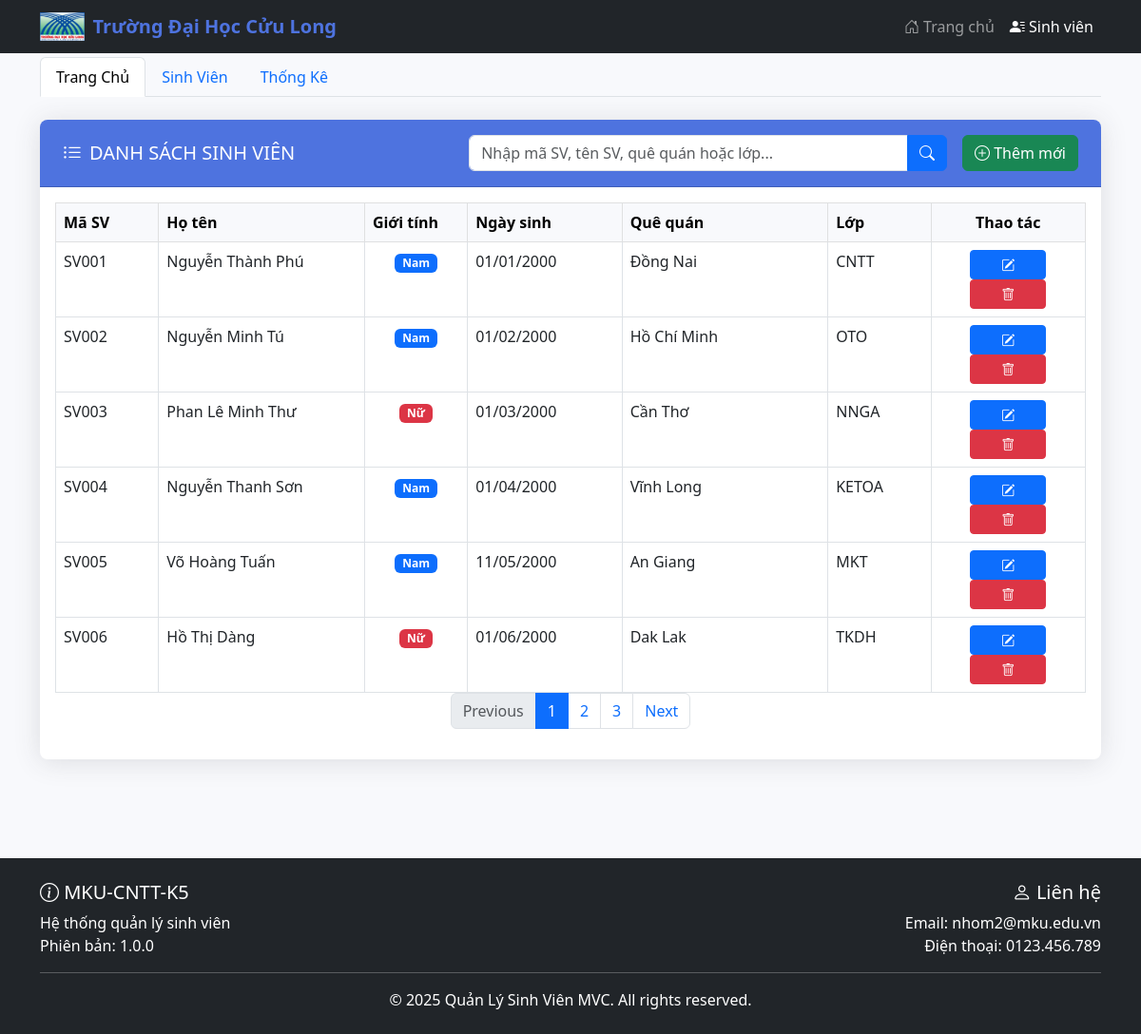
Screenshot of /sinhvien_mvc/index.php?controller=sinhvien&action=hienthiDanhSachSV with the database file from the repository.
### tables this page shows
CREATE TABLE `sinhvien` (
  `MaSV` varchar(15) NOT NULL,
  `TenSV` varchar(20) NOT NULL,
  `GioiTinh` bit(1) NOT NULL,
  `NgaySinh` date NOT NULL,
  `QueQuan` varchar(50) DEFAULT NULL,
  `MaLop` varchar(5) NOT NULL
);

### sinhvien_mvc/controllers/sinhvien_controller.php (called while the page is built, shortened)
<?php
include_once('base_controller.php');
include_once('models/sinhvien.php');
class SinhVienController extends BaseController
{
    function __construct()
    {
        $this->folder = 'sinhvien';
    }
    public function hienthiDanhSachSV()
    {
        $sinhviens = SinhVien::getAllSinhVien();
        $data = array('sinhviens' => $sinhviens);
        $this->render('danhsachsv', $data);
    }
}
?>

### sinhvien_mvc/router.php (called while the page is built, shortened)
<?php
$controller = new $tenClass;
$controller->$action();
?>

### sinhvien_mvc/index.php (called while the page is built, shortened)
<?php
	require_once('router.php');
?>

### sinhvien_mvc/models/sinhvien.php (called while the page is built, shortened)
<?php
class SinhVien
{
    function __construct($ma, $ten, $gioitinh, $ngaysinh, $quequan, $malop)
    {
        $this->MaSV = $ma;
        $this->TenSV = $ten;
        $this->GioiTinh = $gioitinh;
        $this->NgaySinh = $ngaysinh;
        $this->QueQuan = $quequan;
        $this->MaLop = $malop;
    }
    public static function getAllSinhVien()
    {
        $list = [];
        $db = DB::getInstance();
        $result = $db->prepare('SELECT * FROM sinhvien');
        $result->setFetchMode(PDO::FETCH_ASSOC);
        $result->execute();
        foreach ($result->fetchAll() as $item) {
            $list[] = new SinhVien($item['MaSV'], $item['TenSV'], $item['GioiTinh'], $item['NgaySinh'], $item['QueQuan'], $item['MaLop']);
        }
        return $list;
    }
}
?>

### sinhvien_mvc/views/sinhvien/danhsachsv.php (the view, shortened to what this page needs)
<div class="container py-4">
    <div class="card">
        <div class="card-header d-flex justify-content-between align-items-center">
            <h5 class="mb-0"><i class="bi bi-list-ul me-2"></i>DANH SÁCH SINH VIÊN</h5>
            <div class="d-flex align-items-center" style="width: 60%;">
                <form action="index.php?controller=sinhvien&action=timKiemSV" method="get" class="w-100 me-3">
                    <div class="input-group">
                        <input type="text" name="keyword" class="form-control"
                               placeholder="Nhập mã SV, tên SV, quê quán hoặc lớp..."
                               value="<?= htmlspecialchars($keyword ?? '') ?>">
                        <button type="submit" class="btn btn-primary">
                            <i class="bi bi-search"></i>
                        </button>
                    </div>
                </form>
                <a href="index.php?controller=sinhvien&action=hienthiThemSV" class="btn btn-success flex-shrink-0">
                    <i class="bi bi-plus-circle"></i> Thêm mới
                </a>
            </div>
        </div>
        <div class="card-body">
            <div class="table-responsive">
                <table class="table table-hover table-bordered">
                    <thead class="table-light">
                        <tr>
                            <th width="10%">Mã SV</th>
                            <th width="20%">Họ tên</th>
                            <th width="10%">Giới tính</th>
                            <th width="15%">Ngày sinh</th>
                            <th width="20%">Quê quán</th>
                            <th width="10%">Lớp</th>
                            <th width="15%" class="text-center">Thao tác</th>
                        </tr>
                    </thead>
                    <tbody>
                        <?php foreach ($sinhviens as $sv): ?>
                        <tr>
                            <td><?= htmlspecialchars($sv->MaSV) ?></td>
                            <td><?= htmlspecialchars($sv->TenSV) ?></td>
                            <td class="text-center">
                                <span class="badge bg-<?= $sv->GioiTinh == 1 ? 'primary' : 'danger' ?>">
                                    <?= $sv->GioiTinh == 1 ? 'Nam' : 'Nữ' ?>
                                </span>
                            </td>
                            <td><?= date('d/m/Y', strtotime($sv->NgaySinh)) ?></td>
                            <td><?= htmlspecialchars($sv->QueQuan) ?></td>
                            <td><?= htmlspecialchars($sv->MaLop) ?></td>
                            <td class="text-center">
                                <a href="index.php?controller=sinhvien&action=hienthiCapNhatSV&masv=<?= $sv->MaSV ?>"
                                   class="btn btn-sm btn-primary action-btn" title="Sửa">
                                   <i class="bi bi-pencil-square"></i>
                                </a>
                                <a href="index.php?controller=sinhvien&action=xulyXoaSV&masv=<?= $sv->MaSV ?>"
                                   class="btn btn-sm btn-danger action-btn"
                                   title="Xóa"
                                   onclick="return confirm('Bạn chắc chắn muốn xóa sinh viên <?= htmlspecialchars($sv->TenSV) ?>?')">
                                   <i class="bi bi-trash"></i>
                                </a>
                            </td>
                        </tr>
                        <?php endforeach; ?>
                    </tbody>
                </table>
            </div>
            <nav aria-label="Page navigation">
                <ul class="pagination justify-content-center">
                    <li class="page-item disabled">
                        <a class="page-link" href="#" tabindex="-1">Previous</a>
                    </li>
                    <li class="page-item active"><a class="page-link" href="#">1</a></li>
                    <li class="page-item"><a class="page-link" href="#">2</a></li>
                    <li class="page-item"><a class="page-link" href="#">3</a></li>
                    <li class="page-item">
                        <a class="page-link" href="#">Next</a>
                    </li>
                </ul>
            </nav>
        </div>
    </div>
</div>

### sinhvien_mvc/controllers/base_controller.php (shortened to what this page needs)
<?php
	class BaseController
	{
		protected $folder;
		public function render($file, $data = array())
		{
			$view_file = 'views/' . $this->folder . '/' . $file . '.php';
			if (is_file($view_file))
			{
				extract($data);
				require_once($view_file);
				$content = ob_get_clean();
				require_once('views/layouts/application.php');
			}
			else
			{
				header('Location: index.php?controller=home&action=error');
			}
		}
	}
?>

### sinhvien_mvc/views/layouts/header.php (shortened to what this page needs)
<!DOCTYPE html>
<html lang="vi">
<head>
    <link href="https://cdn.jsdelivr.net/npm/bootstrap@5.3.0/dist/css/bootstrap.min.css" rel="stylesheet">
    <link rel="stylesheet" href="https://cdn.jsdelivr.net/npm/bootstrap-icons@1.10.0/font/bootstrap-icons.css">
</head>
<body>
    <nav class="navbar navbar-expand-lg navbar-dark bg-dark">
        <div class="container">
            <a class="navbar-brand d-flex align-items-center" href="index.php">
                <img src="resources/images/logo-mku.png" alt="Logo MKU" class="me-2" style="height: 30px;">
                <span class="d-none d-lg-block">Trường Đại Học Cửu Long</span>
            </a>
            <div class="collapse navbar-collapse" id="navbarNav">
                <ul class="navbar-nav ms-auto">
                    <li class="nav-item">
                        <a class="nav-link" href="index.php"><i class="bi bi-house-door"></i> Trang chủ</a>
                    </li>
                    <li class="nav-item">
                        <a class="nav-link active" href="index.php?controller=sinhvien&action=hienthiDanhSachSV">
                            <i class="bi bi-person-lines-fill"></i> Sinh viên
                        </a>
                    </li>
                </ul>
            </div>
        </div>
    </nav>

### sinhvien_mvc/views/layouts/nav.php
<div class="container mt-1">
<ul class="nav nav-tabs">
  <li class="nav-item">
    <a class="nav-link active" aria-current="page" href="http://localhost/sinhvien_mvc/index.php">Trang Chủ</a>
  </li>
  <li class="nav-item">
    <a class="nav-link" href="index.php?controller=sinhvien&action=hienthiDanhSachSV">Sinh Viên</a>
  </li>
  <li class="nav-item">
    <a class="nav-link" href="index.php?controller=thongke&action=tongQuan">Thống Kê</a>
  </li>
</ul>
</div>

### sinhvien_mvc/views/layouts/application.php
<?php
	include_once('header.php');
	include_once('nav.php');
?>
<?= @$content?>
<?php include_once('footer.php');?>

### sinhvien_mvc/views/layouts/footer.php (shortened to what this page needs)
<footer class="bg-dark text-white py-4 mt-5">
    <div class="container">
        <div class="row">
            <div class="col-md-6">
                <h5><i class="bi bi-info-circle"></i> MKU-CNTT-K5</h5>
                <p class="mb-0">Hệ thống quản lý sinh viên</p>
                <p class="mb-0">Phiên bản: 1.0.0</p>
            </div>
            <div class="col-md-6 text-md-end">
                <h5><i class="bi bi-person"></i> Liên hệ</h5>
                <p class="mb-0">Email: nhom2@mku.edu.vn</p>
                <p class="mb-0">Điện thoại: 0123.456.789</p>
            </div>
        </div>
        <hr class="my-3">
        <div class="text-center">
            <p class="mb-0">&copy; <?= date('Y') ?> Quản Lý Sinh Viên MVC. All rights reserved.</p>
        </div>
    </div>
</footer>
</body>
</html>

### sinhvien_mvc/views/layouts/header.php (style rules this page uses)
:root { --primary-color: #4e73df; --secondary-color: #f8f9fc; --banner-gradient: linear-gradient(135deg, #0066cc 0%, #004080 100%); }
body { background-color: #f8f9fc; font-family: 'Segoe UI', Tahoma, Geneva, Verdana, sans-serif; }
.navbar-brand { font-weight: 600; color: var(--primary-color); }
.card { border-radius: 0.5rem; box-shadow: 0 0.15rem 1.75rem 0 rgba(58, 59, 69, 0.15); border: none; margin-bottom: 2rem; transition: transform 0.3s, box-shadow 0.3s; }
.card-header { background-color: var(--primary-color); color: white; font-weight: 600; border-radius: 0.5rem 0.5rem 0 0 !important; padding: 1rem 1.5rem; }
.table-responsive { overflow-x: auto; }
.table { margin-bottom: 0; }
.table th { background-color: var(--secondary-color); font-weight: 600; }
.action-btn { min-width: 80px; margin: 0 3px; }
.pagination { justify-content: center; }

### rows the page displays
sinhvien: MaSV "SV001", TenSV "Nguyễn Thành Phú", GioiTinh "Nam", NgaySinh "01/01/2000", QueQuan "Đồng Nai", MaLop "CNTT"
sinhvien: MaSV "SV002", TenSV "Nguyễn Minh Tú", GioiTinh "Nam", NgaySinh "01/02/2000", QueQuan "Hồ Chí Minh", MaLop "OTO"
sinhvien: MaSV "SV003", TenSV "Phan Lê Minh Thư", GioiTinh "Nữ", NgaySinh "01/03/2000", QueQuan "Cần Thơ", MaLop "NNGA"
sinhvien: MaSV "SV004", TenSV "Nguyễn Thanh Sơn", GioiTinh "Nam", NgaySinh "01/04/2000", QueQuan "Vĩnh Long", MaLop "KETOA"
sinhvien: MaSV "SV005", TenSV "Võ Hoàng Tuấn", GioiTinh "Nam", NgaySinh "11/05/2000", QueQuan "An Giang", MaLop "MKT"
sinhvien: MaSV "SV006", TenSV "Hồ Thị Dàng", GioiTinh "Nữ", NgaySinh "01/06/2000", QueQuan "Dak Lak", MaLop "TKDH"
